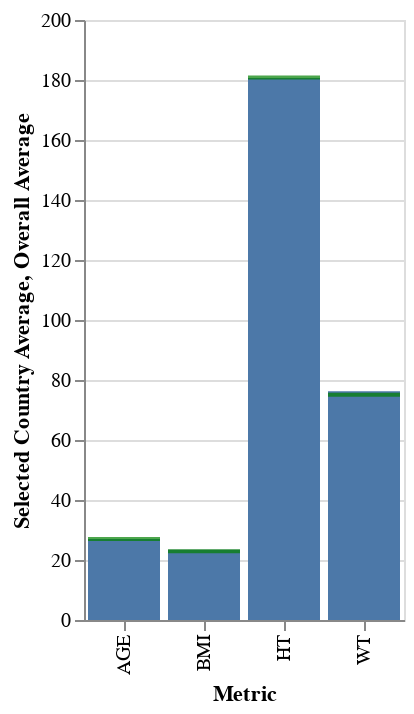

The notebook cell saved with this chart:
### Code cell
import altair as alt
import pandas as pd

bar = alt.Chart(a).mark_bar().encode(
    x='Metric',
    y='Selected Country Average'
).properties(
    width=alt.Step(40)  # controls width of bar.
)

tick = alt.Chart(a).mark_tick(
    color='green',
    thickness=2,
    size=40 * 0.9,  # controls width of tick.
).encode(
    x='Metric',
    y='Overall Average'
)

bar + tick

### Figure 1 — Vega-Lite specification as saved in the notebook (floating-point values rounded to 4 significant figures)
{"config": {"view": {"continuousWidth": 400, "continuousHeight": 300}}, "layer": [{"mark": "bar", "encoding": {"x": {"type": "nominal", "field": "Metric"}, "y": {"type": "quantitative", "field": "Selected Country Average"}}, "width": {"step": 40}}, {"mark": {"type": "tick", "color": "green", "size": 36.0, "thickness": 2}, "encoding": {"x": {"type": "nominal", "field": "Metric"}, "y": {"type": "quantitative", "field": "Overall Average"}}}], "data": {"name": "data-3c12bc417b6ba0fc9ff53c429a51c385"}, "$schema": "https://vega.github.io/schema/vega-lite/v4.8.1.json", "datasets": {"data-3c12bc417b6ba0fc9ff53c429a51c385": [{"Metric": "AGE", "Selected Country Average": 26.96, "Overall Average": 27.0}, {"Metric": "HT", "Selected Country Average": 180.6, "Overall Average": 180.8}, {"Metric": "WT", "Selected Country Average": 76.26, "Overall Average": 75.04}, {"Metric": "BMI", "Selected Country Average": 23.39, "Overall Average": 22.94}]}}
